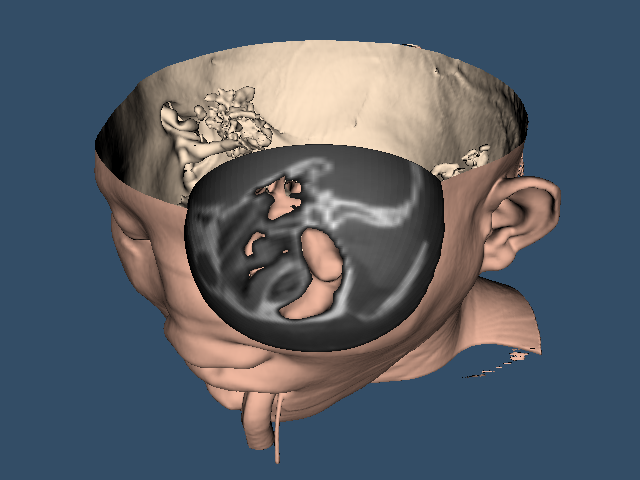

Generate this figure with Python:
#!/usr/bin/env python

# Create a "tissue lens" effect on a CT head dataset.  The skin isosurface
# is clipped by a sphere, and a probe filter samples the volume inside the
# sphere to reveal internal tissue intensities on the spherical surface.

import os
from pathlib import Path

# Factory overrides: importing these modules registers the OpenGL rendering
# and interaction style implementations for vtkRenderingCore factory classes.
import vtkmodules.vtkInteractionStyle  # noqa: F401
import vtkmodules.vtkRenderingOpenGL2  # noqa: F401

# VTK pipeline classes used in this example
from vtkmodules.vtkCommonCore import vtkLookupTable
from vtkmodules.vtkCommonDataModel import vtkSphere
from vtkmodules.vtkFiltersCore import vtkFlyingEdges3D, vtkProbeFilter
from vtkmodules.vtkFiltersGeneral import vtkClipDataSet
from vtkmodules.vtkFiltersSources import vtkSphereSource
from vtkmodules.vtkIOImage import vtkMetaImageReader
from vtkmodules.vtkRenderingCore import (
    vtkActor,
    vtkCamera,
    vtkDataSetMapper,
    vtkProperty,
    vtkRenderWindow,
    vtkRenderWindowInteractor,
    vtkRenderer,
)

# Colors (normalized RGB)
skin_color_rgb = (0.941, 0.722, 0.627)
backface_color_rgb = (1.0, 0.898, 0.784)
bkg_color_rgb = (0.200, 0.302, 0.400)

# Data directory: defaults to the folder containing this script
data_dir = Path(os.environ.get("VPE_DATA_DIR", Path(__file__).parent))

# Reader: load the CT head volume
reader = vtkMetaImageReader()
reader.SetFileName(str(data_dir / "FullHead.mhd"))
reader.Update()

# Skin: extract the skin isosurface at contour value 500
skin_extractor = vtkFlyingEdges3D()
skin_extractor.SetInputConnection(reader.GetOutputPort())
skin_extractor.SetValue(0, 500)

# ClipFunction: define a spherical region for the lens
clip_function = vtkSphere()
clip_function.SetRadius(50)
clip_function.SetCenter(73, 52, 15)

# ClipDataSet: clip the skin isosurface with the sphere
skin_clip = vtkClipDataSet()
skin_clip.SetInputConnection(skin_extractor.GetOutputPort())
skin_clip.SetClipFunction(clip_function)
skin_clip.SetValue(0)
skin_clip.GenerateClipScalarsOn()
skin_clip.Update()

# Mapper: map the clipped skin surface
skin_mapper = vtkDataSetMapper()
skin_mapper.SetInputConnection(skin_clip.GetOutputPort())
skin_mapper.ScalarVisibilityOff()

# Actor: assign the clipped skin geometry with backface color
skin_actor = vtkActor()
skin_actor.SetMapper(skin_mapper)
skin_actor.GetProperty().SetDiffuseColor(skin_color_rgb)

back_property = vtkProperty()
back_property.SetDiffuseColor(backface_color_rgb)
skin_actor.SetBackfaceProperty(back_property)

# LensSource: generate a sphere matching the clip region
lens_source = vtkSphereSource()
lens_source.SetRadius(50)
lens_source.SetCenter(73, 52, 15)
lens_source.SetPhiResolution(201)
lens_source.SetThetaResolution(101)

# ProbeFilter: sample the volume onto the sphere surface
lens_probe = vtkProbeFilter()
lens_probe.SetInputConnection(lens_source.GetOutputPort())
lens_probe.SetSourceConnection(reader.GetOutputPort())

# ClipDataSet: clip the probed sphere at the skin contour value
lens_clip = vtkClipDataSet()
lens_clip.SetInputConnection(lens_probe.GetOutputPort())
lens_clip.SetValue(500)
lens_clip.GenerateClipScalarsOff()
lens_clip.Update()

# LookupTable: grayscale mapping for tissue intensities
bw_lut = vtkLookupTable()
bw_lut.SetTableRange(0, 2048)
bw_lut.SetSaturationRange(0, 0)
bw_lut.SetHueRange(0, 0)
bw_lut.SetValueRange(0.2, 1)
bw_lut.Build()

# Mapper: map the lens surface with grayscale tissue values
lens_mapper = vtkDataSetMapper()
lens_mapper.SetInputConnection(lens_clip.GetOutputPort())
lens_mapper.SetScalarRange(lens_clip.GetOutput().GetScalarRange())
lens_mapper.SetLookupTable(bw_lut)

# Actor: assign the lens geometry
lens_actor = vtkActor()
lens_actor.SetMapper(lens_mapper)

# Renderer: assemble the scene
renderer = vtkRenderer()
renderer.AddActor(lens_actor)
renderer.AddActor(skin_actor)
renderer.SetBackground(bkg_color_rgb)

# Window: display the rendered scene
render_window = vtkRenderWindow()
render_window.AddRenderer(renderer)
render_window.SetWindowName("tissue lens")
render_window.SetMultiSamples(0)
render_window.SetSize(640, 480)

# Interactor: handle mouse and keyboard events
interactor = vtkRenderWindowInteractor()
interactor.SetRenderWindow(render_window)

# Scene: configure the camera
camera = vtkCamera()
camera.SetViewUp(0, 0, -1)
camera.SetPosition(0, -1, 0)
camera.SetFocalPoint(0, 0, 0)
camera.ComputeViewPlaneNormal()
camera.Azimuth(30.0)
camera.Elevation(30.0)
renderer.SetActiveCamera(camera)
renderer.ResetCamera()
camera.Dolly(1.5)
renderer.ResetCameraClippingRange()

render_window.Render()
interactor.Initialize()
interactor.Start()
